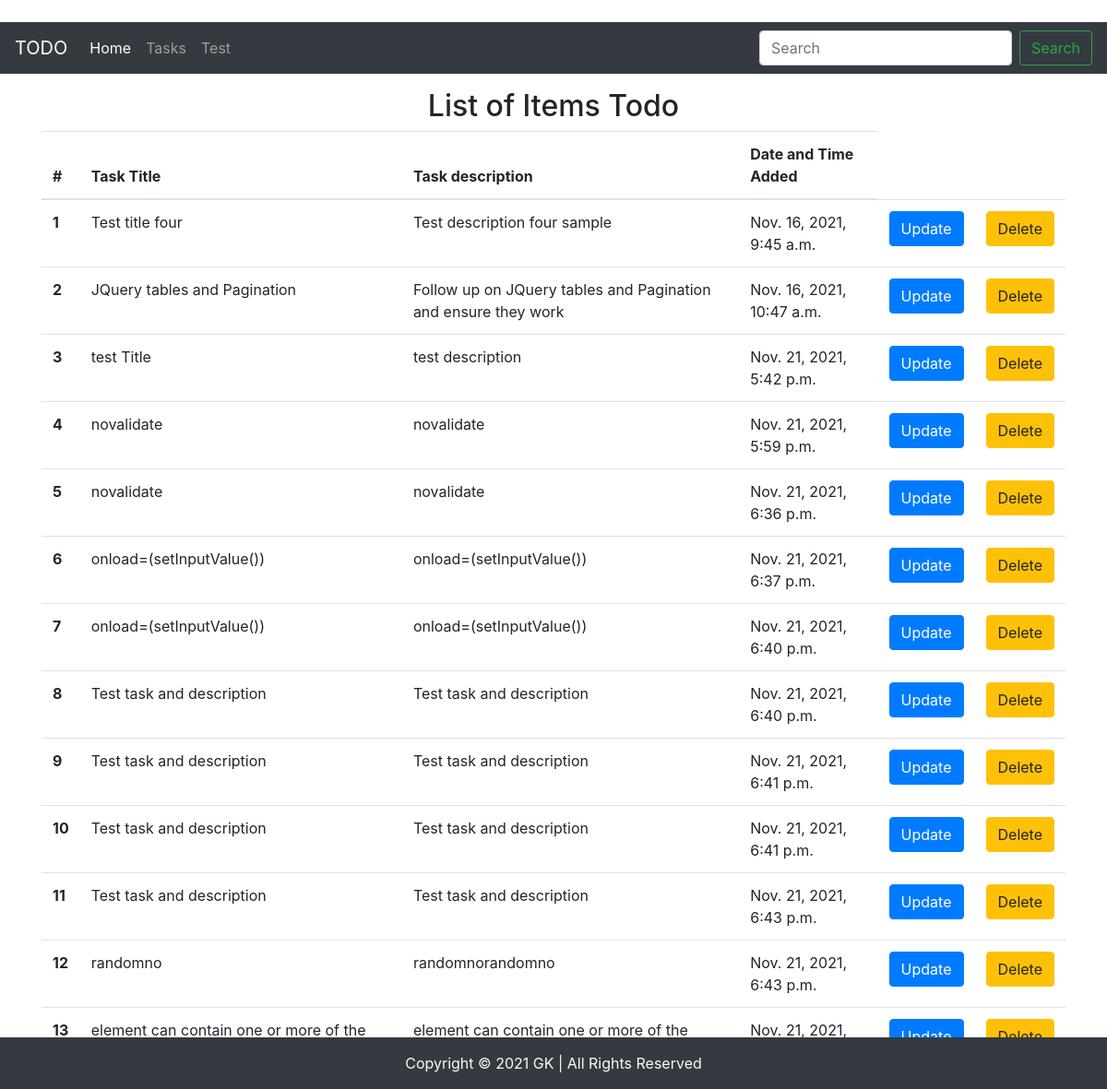
The page /tasks on the database its author committed.
### home/models.py (models this page shows, shortened)
class Task(models.Model):
    taskTitle =models.CharField(max_length=30)
    taskdesc = models.TextField()
    time = models.DateTimeField(auto_now_add=True)
    randomno=models.DecimalField(decimal_places=10, max_digits=15, default=35.256488115)

### home/views.py (the view)
# urls.py: path('tasks', views.tasks, name="tasks"),
def tasks(request):
    allTasks = Task.objects.all()
    context = {'tasks': allTasks}
    return render(request, 'home/tasks.html', context)

### home/templates/home/tasks.html (shortened to what this page needs)
{% extends 'home/layout.html' %}
{% block content %}
<div class="container my-3">
    <h2 class="text-center">List of Items Todo</h2>
    <table class="table" id="table_id">
        <thead>
            <tr>
            <th scope="col">#</th>
            <th scope="col">Task Title</th>
            <th scope="col">Task description</th>
            <th scope="col">Date and Time Added</th>
            </tr>
        </thead>
        <tbody>
            {% for task in tasks %}
            <tr>
            <th scope="row">{{forloop.counter}}</th> {% comment %} Can also use {{task.pk}} or {{task.id}}{% endcomment %}
            <td>{{task.taskTitle}}</td>
            <td>{{task.taskdesc}}</td>
            <td>{{task.time}}</td>
            <td><a class="btn btn-primary" href="{% url 'home:updatetask' task.pk %}">Update</a></td>
            <td><a class="btn btn-warning" href="{% url 'home:deletetask' task.id %}">Delete</a></td>
            </tr>
            {% endfor %}
        </tbody>
    </table>
</div>
{% endblock %}

### home/templates/home/layout.html (shortened to what this page needs)
<!doctype html>
<html lang="en">
  <head>
    <link rel="stylesheet" type="text/css" href="https://cdn.datatables.net/1.11.3/css/jquery.dataTables.css">
    <link rel="stylesheet" href="https://stackpath.bootstrapcdn.com/bootstrap/4.3.1/css/bootstrap.min.css">
  </head>
  <body onload=(setInputValue())>
    <nav class="navbar navbar-expand-lg navbar-dark bg-dark my-0">
    <a class="navbar-brand" href="{% url 'home:home' %}">TODO</a>
    <div class="collapse navbar-collapse" id="navbarSupportedContent">
        <ul class="navbar-nav mr-auto">
        <li class="nav-item active">
            <a class="nav-link" href="{% url 'home:home' %}">Home <span class="sr-only">(current)</span></a>
        </li>
        <li class="nav-item">
            <a class="nav-link" href="{% url 'home:tasks' %}">Tasks</a>
        </li>
        <li class="nav-item">
          <a class="nav-link" href="{% url 'home:test' %}">Test</a>
        </li>
        </ul>
        <form class="form-inline my-2 my-lg-0">
        <input class="form-control mr-sm-2" type="search" placeholder="Search" aria-label="Search">
        <button class="btn btn-outline-success my-2 my-sm-0" type="submit">Search</button>
        </form>
    </div>
    </nav>
    {% block content %}
    {% endblock %}
    <footer>
      <p class="text-center bg-dark text-light fixed-bottom my-0 py-3">
          Copyright &copy; 2021 GK | All Rights Reserved
      </p>
    </footer>
  </body>
</html>

### rows shown on the page
Task: taskTitle "Test title four", taskdesc "Test description four sample", time "Nov. 16, 2021, 9:45 a.m."
Task: taskTitle "JQuery tables and Pagination", taskdesc "Follow up on JQuery tables and Pagination and ensure they work", time "Nov. 16, 2021, 10:47 a.m."
Task: taskTitle "test Title", taskdesc "test description", time "Nov. 21, 2021, 5:42 p.m."
Task: taskTitle "novalidate", taskdesc "novalidate", time "Nov. 21, 2021, 5:59 p.m."
Task: taskTitle "novalidate", taskdesc "novalidate", time "Nov. 21, 2021, 6:36 p.m."
Task: taskTitle "onload=(setInputValue())", taskdesc "onload=(setInputValue())", time "Nov. 21, 2021, 6:37 p.m."
Task: taskTitle "onload=(setInputValue())", taskdesc "onload=(setInputValue())", time "Nov. 21, 2021, 6:40 p.m."
Task: taskTitle "Test task and description", taskdesc "Test task and description", time "Nov. 21, 2021, 6:40 p.m."
Task: taskTitle "Test task and description", taskdesc "Test task and description", time "Nov. 21, 2021, 6:41 p.m."
Task: taskTitle "Test task and description", taskdesc "Test task and description", time "Nov. 21, 2021, 6:41 p.m."
Task: taskTitle "Test task and description", taskdesc "Test task and description", time "Nov. 21, 2021, 6:43 p.m."
Task: taskTitle "randomno", taskdesc "randomnorandomno", time "Nov. 21, 2021, 6:43 p.m."
Task: taskTitle "element can contain one or more of the…", taskdesc "element can contain one or more of the…", time "Nov. 21, 2021,…"
